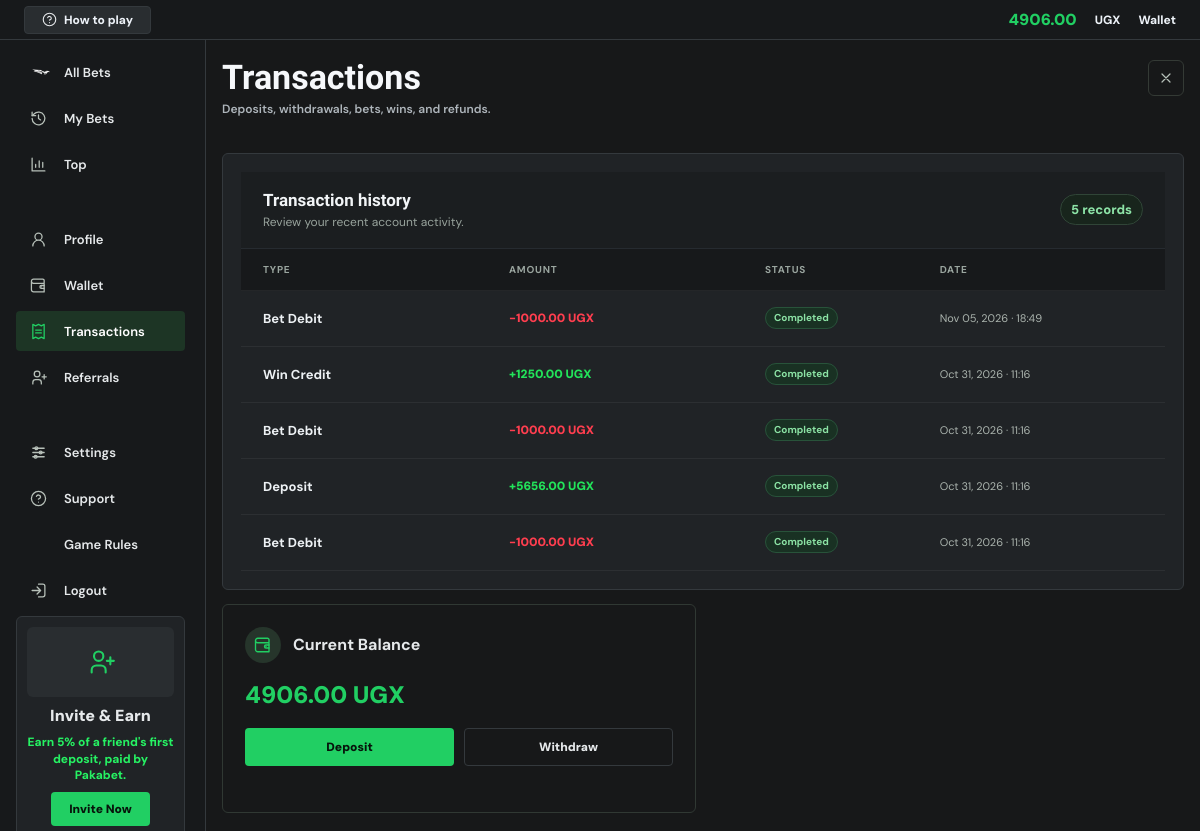
Before: /transactions/ (signed in) with the older database file.
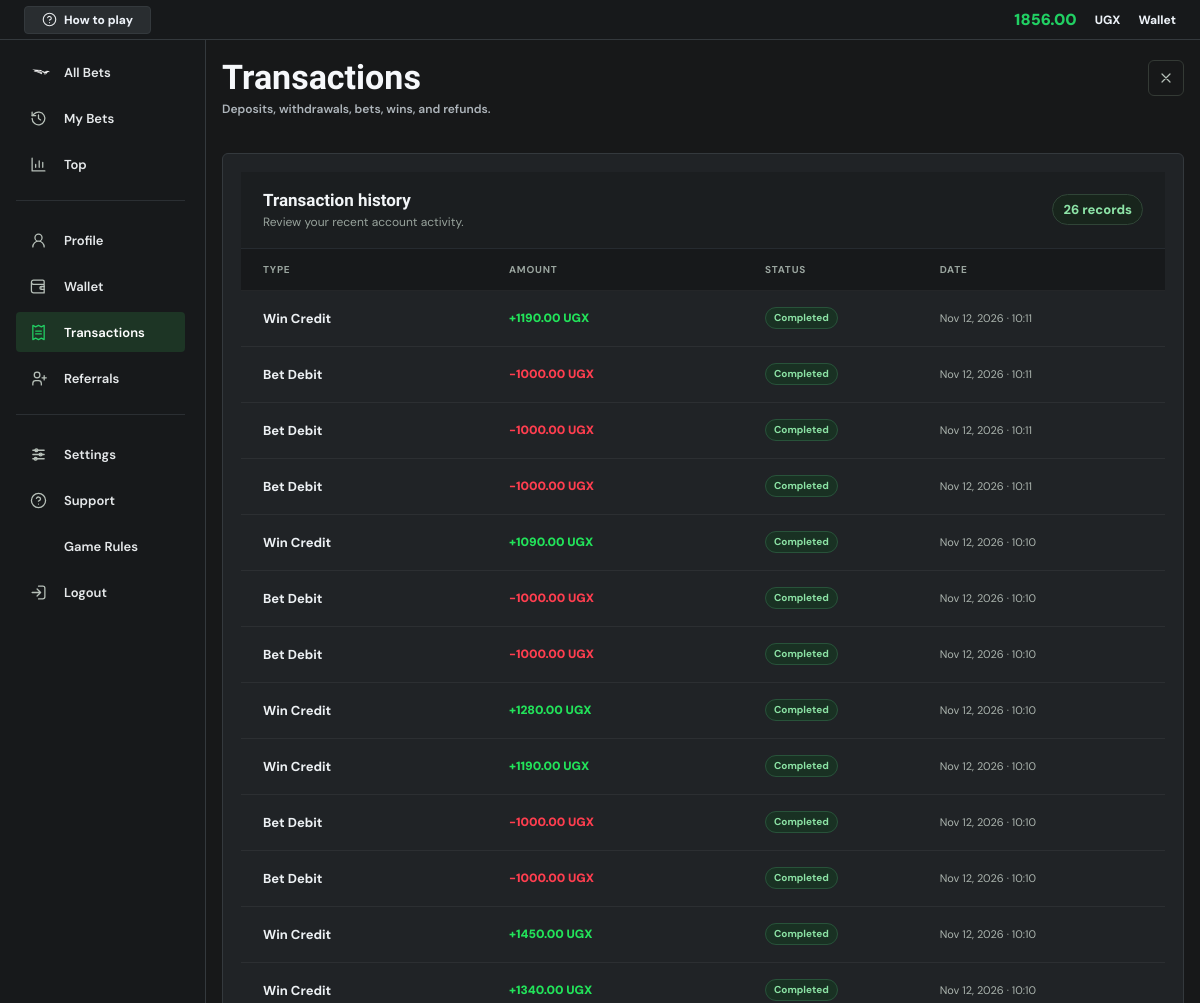
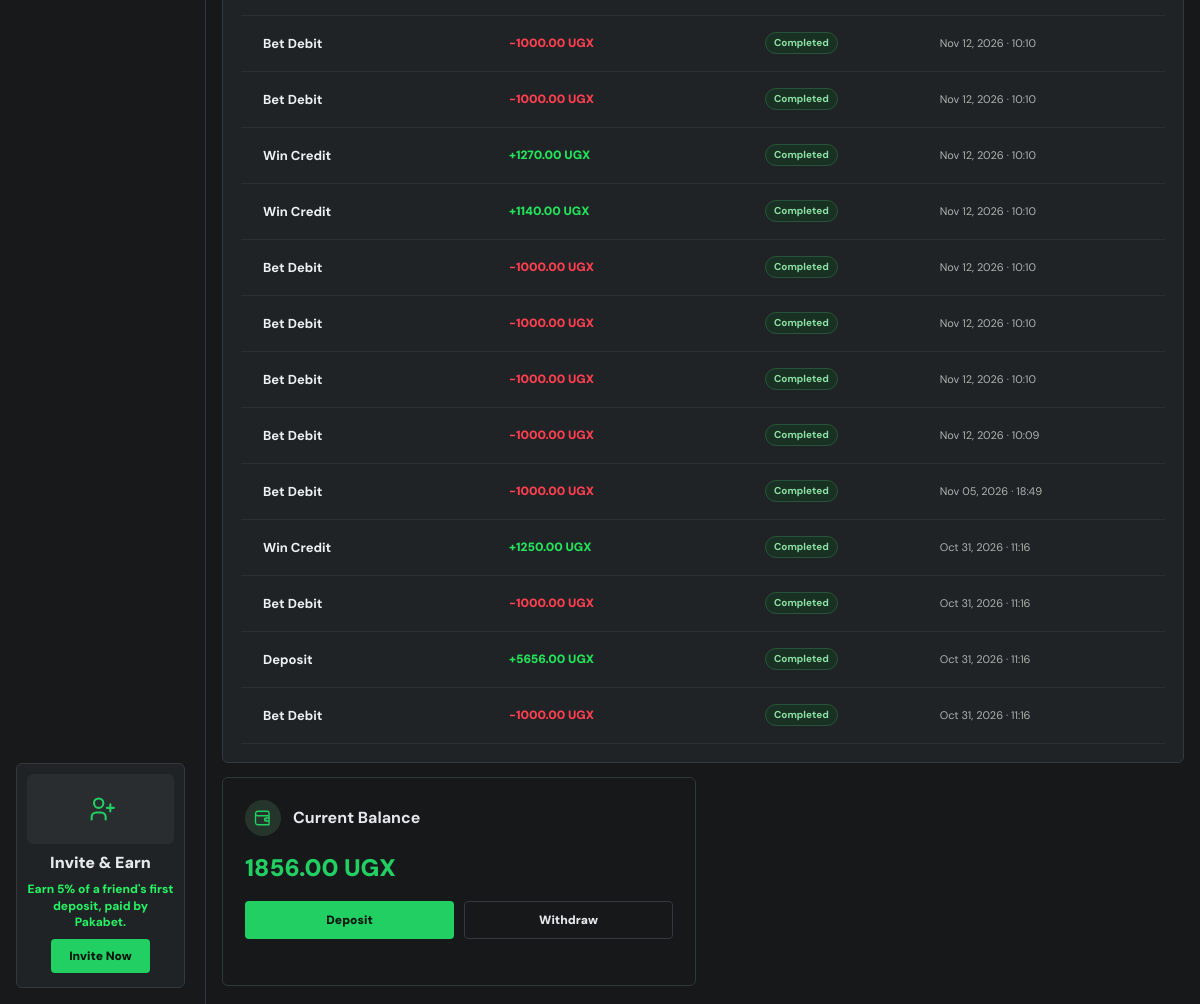
After: the same page with the newer database file (2 pictures, top to bottom).
### core/models.py (models this page shows, shortened)
class Profile(models.Model):
    user = models.OneToOneField(User, on_delete=models.CASCADE)
    referral_code = models.UUIDField(default=uuid.uuid4, unique=True, editable=False)
    client_seed = models.CharField(max_length=128, default=generate_client_seed)
    balance = models.DecimalField(max_digits=12, decimal_places=2, default=0)
    currency = models.CharField(max_length=3, default='UGX')
    phone_number = models.CharField(max_length=20, blank=True)
    daily_deposit_limit = models.DecimalField(
        max_digits=12,
        decimal_places=2,
        default=300000,
        validators=[MinValueValidator(Decimal('500.00')), MaxValueValidator(Decimal('10000000.00'))],
    )
    daily_loss_limit = models.DecimalField(max_digits=12, decimal_places=2, default=200000)
    ACCOUNT_STATUS_CHOICES = [
        ('active', 'Active'),
        ('locked', 'Locked'),
        ('banned', 'Banned'),
        ('anonymized', 'Anonymized'),
    ]
    account_status = models.CharField(max_length=12, choices=ACCOUNT_STATUS_CHOICES, default='active')
    account_note = models.CharField(max_length=255, blank=True)
    created_at = models.DateTimeField(auto_now_add=True)

class Transaction(models.Model):
    TRANSACTION_TYPES = [
        ('deposit', 'Deposit'),
        ('withdraw', 'Withdraw'),
        ('bet', 'Bet Debit'),
        ('win', 'Win Credit'),
        ('refund', 'Refund'),
        ('bonus', 'Bonus'),
    ]
    STATUS_CHOICES = [
        ('completed', 'Completed'),
        ('pending', 'Pending'),
        ('failed', 'Failed'),
    ]
    user = models.ForeignKey(User, on_delete=models.CASCADE, related_name='transactions')
    transaction_type = models.CharField(max_length=20, choices=TRANSACTION_TYPES)
    amount = models.DecimalField(max_digits=12, decimal_places=2)
    status = models.CharField(max_length=10, choices=STATUS_CHOICES, default='completed')
    reference = models.CharField(max_length=80, blank=True, db_index=True)
    description = models.CharField(max_length=255, blank=True)
    created_at = models.DateTimeField(auto_now_add=True)
    class Meta:
        ordering = ['-created_at']

### core/views.py (the view)
# urls.py: path('transactions/', views.transactions_view, name='transactions'),
@login_required
def transactions_view(request):
    profile = get_object_or_404(Profile, user=request.user)
    transactions = Transaction.objects.filter(user=request.user).order_by('-created_at')[:100]
    return render(request, 'core/transactions.html', {
        'profile': profile,
        'transactions': transactions,
    })

### core/context_processors.py (called while the page is built)
def platform_branding(request):
    settings = PlatformSettings.objects.filter(pk=1).first()
    return {
        'platform_branding': settings,
        'platform_name': settings.site_name if settings else 'Pakabet',
        'platform_tagline': settings.site_tagline if settings else '',
    }

### core/security.py (called while the page is built, shortened)
def check_security_configuration():
    global _configuration_check_complete
    if _configuration_check_complete:
        return

    def __call__(self, request):
        check_security_configuration()
        response = self.get_response(request)
        return response

### core/templates/core/transactions.html (shortened to what this page needs)
{% extends 'core/base.html' %}
{% block content %}
<section class="account-page account-list-page account-transactions-page">
    {% include 'core/partials/account_sidebar.html' %}
    <div class="account-workspace">
        {% include 'core/partials/account_topbar.html' %}
        <main class="account-main account-main-wide">
            <section class="account-content">
                <div class="account-title-row">
                    <div>
                        <h1>Transactions</h1>
                        <p>Deposits, withdrawals, bets, wins, and refunds.</p>
                    </div>
                    <a class="account-close-link" href="{% url 'play' %}" aria-label="Back to game"><svg class="ui-icon" aria-hidden="true"><use href="#icon-close"></use></svg></a>
                </div>
                <section class="account-card account-table-card">
                    <div class="section-heading">
                        <div>
                            <h2>Transaction history</h2>
                            <p>Review your recent account activity.</p>
                        </div>
                        <span class="transaction-record-count">{{ transactions|length }} records</span>
                    </div>
                    <div class="account-table">
                        <div class="account-table-head">
                            <span>Type</span>
                            <span>Amount</span>
                            <span>Status</span>
                            <span>Date</span>
                        </div>
                        {% for txn in transactions %}
                            <article class="account-table-row transaction-row">
                                <span class="transaction-type">{{ txn.get_transaction_type_display }}</span>
                                <strong class="transaction-amount {% if txn.transaction_type == 'deposit' or txn.transaction_type == 'win' or txn.transaction_type == 'bonus' or txn.transaction_type == 'refund' %}positive{% else %}negative{% endif %}">
                                    {% if txn.transaction_type == 'deposit' or txn.transaction_type == 'win' or txn.transaction_type == 'bonus' or txn.transaction_type == 'refund' %}+{% else %}-{% endif %}{{ txn.amount|floatformat:2 }} {{ profile.currency }}
                                </strong>
                                <span class="transaction-status transaction-status--{{ txn.status }}">{{ txn.get_status_display }}</span>
                                <time class="transaction-date" datetime="{{ txn.created_at|date:'c' }}">{{ txn.created_at|date:'M d, Y · H:i' }}</time>
                            </article>
                        {% empty %}
                            <div class="account-empty-state">No transactions yet.</div>
                        {% endfor %}
                    </div>
                </section>
            </section>
            <aside class="account-right-rail">
                <section class="account-card">
                    <div class="vip-head"><span><svg class="ui-icon" aria-hidden="true"><use href="#icon-wallet"></use></svg></span><strong>Current Balance</strong></div>
                    <strong class="wallet-balance-large">{{ profile.balance|floatformat:2 }} {{ profile.currency }}</strong>
                    <div class="wallet-action-tabs">
                        <a href="{% url 'wallet' %}#deposit-form">Deposit</a>
                        <a href="{% url 'wallet' %}#withdraw-form">Withdraw</a>
                    </div>
                </section>
            </aside>
        </main>
    </div>
</section>
{% endblock %}

### core/templates/core/partials/account_sidebar.html (shortened to what this page needs)
{% load static %}
<aside class="account-sidebar" id="account-sidebar" aria-label="Account navigation">
    <a class="account-side-link {% if request.resolver_match.url_name == 'play' %}active{% endif %}" href="{% url 'play' %}"><img class="account-side-logo" src="{% if platform_branding and platform_branding.logo %}{{ platform_branding.logo.url }}{% else %}{% static 'pakabet logo-03.png' %}{% endif %}" alt="{{ platform_name }} logo" aria-hidden="true"> All Bets</a>
    <a class="account-side-link {% if request.resolver_match.url_name == 'bet_history' %}active{% endif %}" href="{% url 'bet_history' %}"><svg class="ui-icon" aria-hidden="true"><use href="#icon-history"></use></svg> My Bets</a>
    <a class="account-side-link {% if request.resolver_match.url_name == 'dashboard' %}active{% endif %}" href="{% url 'dashboard' %}"><svg class="ui-icon" aria-hidden="true"><use href="#icon-chart"></use></svg> Top</a>
    <hr>
    <a class="account-side-link {% if request.resolver_match.url_name == 'profile' %}active{% endif %}" href="{% url 'profile' %}"><svg class="ui-icon" aria-hidden="true"><use href="#icon-user"></use></svg> Profile</a>
    <a class="account-side-link {% if request.resolver_match.url_name == 'wallet' %}active{% endif %}" href="{% url 'wallet' %}"><svg class="ui-icon" aria-hidden="true"><use href="#icon-wallet"></use></svg> Wallet</a>
    <a class="account-side-link {% if request.resolver_match.url_name == 'transactions' %}active{% endif %}" href="{% url 'transactions' %}"><svg class="ui-icon" aria-hidden="true"><use href="#icon-receipt"></use></svg> Transactions</a>
    <a class="account-side-link {% if request.resolver_match.url_name == 'referrals' %}active{% endif %}" href="{% url 'referrals' %}"><svg class="ui-icon" aria-hidden="true"><use href="#icon-users"></use></svg> Referrals</a>
    <hr>
    <a class="account-side-link {% if request.resolver_match.url_name == 'game_limits' %}active{% endif %}" href="{% url 'game_limits' %}"><svg class="ui-icon" aria-hidden="true"><use href="#icon-settings"></use></svg> Settings</a>
    <a class="account-side-link {% if request.resolver_match.url_name == 'how_to_play' %}active{% endif %}" href="{% url 'how_to_play' %}"><svg class="ui-icon" aria-hidden="true"><use href="#icon-help"></use></svg> Support</a>
    <a class="account-side-link {% if request.resolver_match.url_name == 'game_rules' %}active{% endif %}" href="{% url 'game_rules' %}"><svg class="ui-icon" aria-hidden="true"><use href="#icon-list"></use></svg> Game Rules</a>
    <a class="account-side-link" href="{% url 'logout' %}"><svg class="ui-icon" aria-hidden="true"><use href="#icon-logout"></use></svg> Logout</a>
    <div class="account-invite-card">
        <div class="invite-art"><svg class="ui-icon" aria-hidden="true"><use href="#icon-users"></use></svg></div>
        <strong>Invite & Earn</strong>
        <p>Earn 5% of a friend&#39;s first deposit, paid by {{ platform_name }}.</p>
        <a href="{% url 'referrals' %}">Invite Now</a>
    </div>
</aside>

### core/templates/core/partials/account_topbar.html (shortened to what this page needs)
<header class="account-topbar">
    <a class="help-chip" href="{% url 'how_to_play' %}"><svg class="ui-icon" aria-hidden="true"><use href="#icon-help"></use></svg><span>How to play</span></a>
    <div>
        <strong data-account-balance>{{ profile.balance|floatformat:2 }}</strong>
        <span>{{ profile.currency }}</span>
        <a href="{% url 'wallet' %}">Wallet</a>
    </div>
</header>

Changed rows visible on the page:
changed Profile "UGX": balance "4906.00" → "1856.00"
added Transaction: transaction_type "Win Credit", amount "1190.00", {{ profile.currency }} "UGX", status "Completed", created_at "Nov 12, 2026 · 10:11"
added Transaction: transaction_type "Bet Debit", amount "1000.00", {{ profile.currency }} "UGX", status "Completed", created_at "Nov 12, 2026 · 10:11"
added Transaction: transaction_type "Bet Debit", amount "1000.00", {{ profile.currency }} "UGX", status "Completed", created_at "Nov 12, 2026 · 10:11"
added Transaction: transaction_type "Bet Debit", amount "1000.00", {{ profile.currency }} "UGX", status "Completed", created_at "Nov 12, 2026 · 10:11"
added Transaction: transaction_type "Win Credit", amount "1090.00", {{ profile.currency }} "UGX", status "Completed", created_at "Nov 12, 2026 · 10:10"
added Transaction: transaction_type "Bet Debit", amount "1000.00", {{ profile.currency }} "UGX", status "Completed", created_at "Nov 12, 2026 · 10:10"
added Transaction: transaction_type "Bet Debit", amount "1000.00", {{ profile.currency }} "UGX", status "Completed", created_at "Nov 12, 2026 · 10:10"
added Transaction: transaction_type "Win Credit", amount "1280.00", {{ profile.currency }} "UGX", status "Completed", created_at "Nov 12, 2026 · 10:10"
added Transaction: transaction_type "Win Credit", amount "1190.00", {{ profile.currency }} "UGX", status "Completed", created_at "Nov 12, 2026 · 10:10"
added Transaction: transaction_type "Bet Debit", amount "1000.00", {{ profile.currency }} "UGX", status "Completed", created_at "Nov 12, 2026 · 10:10"
added Transaction: transaction_type "Bet Debit", amount "1000.00", {{ profile.currency }} "UGX", status "Completed", created_at "Nov 12, 2026 · 10:10"
added Transaction: transaction_type "Win Credit", amount "1450.00", {{ profile.currency }} "UGX", status "Completed", created_at "Nov 12, 2026 · 10:10"
added Transaction: transaction_type "Win Credit", amount "1340.00", {{ profile.currency }} "UGX", status "Completed", created_at "Nov 12, 2026 · 10:10"
added Transaction: transaction_type "Bet Debit", amount "1000.00", {{ profile.currency }} "UGX", status "Completed", created_at "Nov 12, 2026 · 10:10"
added Transaction: transaction_type "Bet Debit", amount "1000.00", {{ profile.currency }} "UGX", status "Completed", created_at "Nov 12, 2026 · 10:10"
added Transaction: transaction_type "Win Credit", amount "1270.00", {{ profile.currency }} "UGX", status "Completed", created_at "Nov 12, 2026 · 10:10"
added Transaction: transaction_type "Win Credit", amount "1140.00", {{ profile.currency }} "UGX", status "Completed", created_at "Nov 12, 2026 · 10:10"
added Transaction: transaction_type "Bet Debit", amount "1000.00", {{ profile.currency }} "UGX", status "Completed", created_at "Nov 12, 2026 · 10:10"
added Transaction: transaction_type "Bet Debit", amount "1000.00", {{ profile.currency }} "UGX", status "Completed", created_at "Nov 12, 2026 · 10:10"
added Transaction: transaction_type "Bet Debit", amount "1000.00", {{ profile.currency }} "UGX", status "Completed", created_at "Nov 12, 2026 · 10:10"
added Transaction: transaction_type "Bet Debit", amount "1000.00", {{ profile.currency }} "UGX", status "Completed", created_at "Nov 12, 2026 · 10:09"
Other visible differences:
{{ transactions|length }}: "5" → "26"
